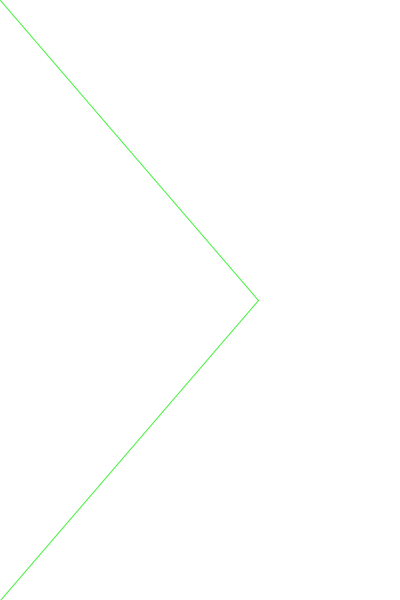
Frame 1 (no input)
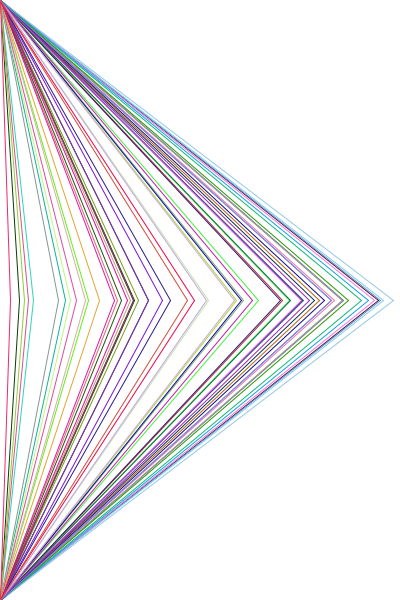
Frame 60 (the mouse pressed at the canvas centre just before this capture)
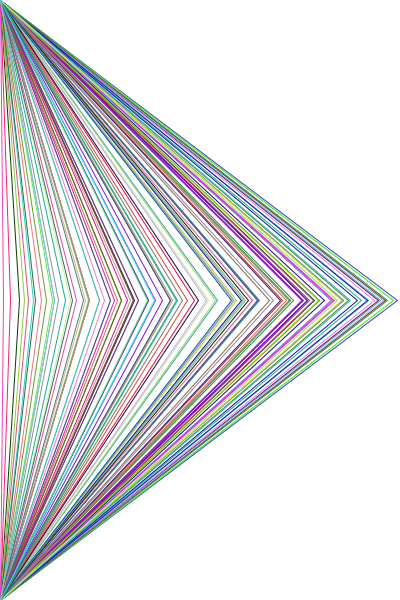
Frame 120 (the mouse held since frame 60 and released just before this capture)

The Processing sketch that drew these frames (run headless with seeded random() and noise(); from frame 60 on, the mouse is pressed at the canvas centre):

// Processing sketch: processing_98776
// ── processing_98776.pde

float columnNumber;

void setup()
{
  size(400, 600);
  background(255, 255, 255);
  smooth();
  frameRate(10);
}

void draw()
{
  columnNumber = random(width);

  stroke(random(255), random(255), random(255));
  line(0, 0, columnNumber, height/2);
  line(0, height, columnNumber, height/2);
}
